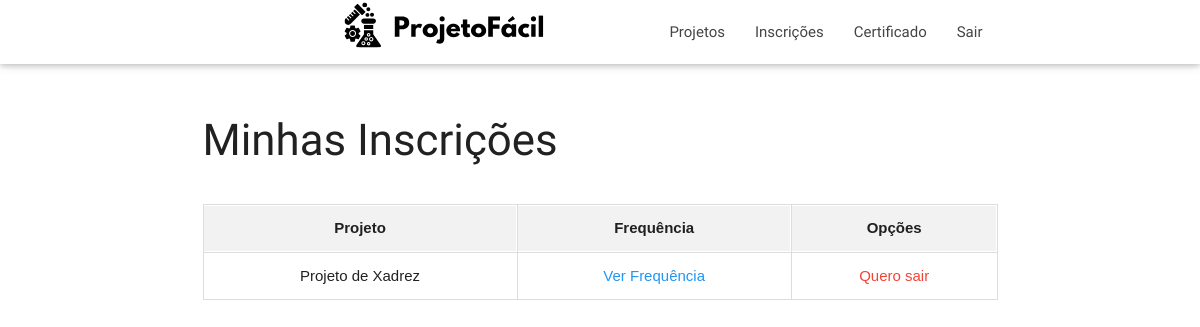
/Login/aluno/minhaInscricoes.php (signed in), run on an earlier commit of the app's database.
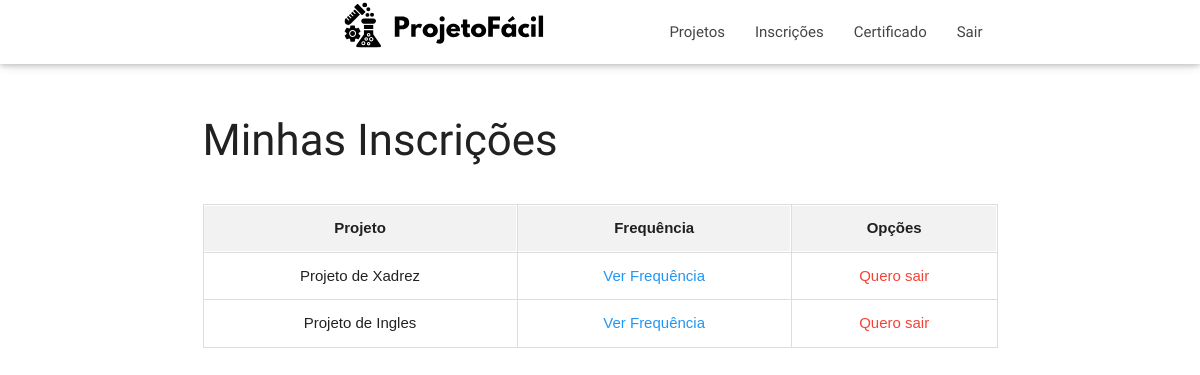
And on a later commit of the database.
### tables this page shows
CREATE TABLE IF NOT EXISTS `projeto` (
  `id_projeto` int NOT NULL AUTO_INCREMENT,
  `nome_projeto` varchar(255) DEFAULT NULL,
  `situacao` varchar(255) DEFAULT NULL,
  `fk_projeto_id_professor` int DEFAULT NULL,
  `data_finalizacao` date NOT NULL,
  `id_monitor` int NOT NULL,
  PRIMARY KEY (`id_projeto`),
  KEY `fk_projeto_id_professor` (`fk_projeto_id_professor`)
);

### conecta.php (called while the page is built, shortened)
<?php
function executarSQL($mysql, $sql)
{
    $resultado = mysqli_query($mysql, $sql);
    return $resultado;
}

### Login/aluno/minhaInscricoes.php (the view, shortened to what this page needs)
<?php
require_once "../../conecta.php";
$conexao = conectar();
$sql = "SELECT
            pro.id_projeto,
            pro.nome_projeto
        FROM usuario_projeto
        INNER JOIN projeto pro ON pro.id_projeto = fk_projeto_id_projeto
        WHERE fk_usuario_id_usuario = " . $_SESSION['usuario'][1];
$resultado = executarSQL($conexao, $sql);
$projetos = mysqli_fetch_all($resultado, MYSQLI_ASSOC);
?>
<!DOCTYPE html>
<html lang="pt-br">
<head>
    <link href="../../Style/css/materialize.min.css" type="text/css" rel="stylesheet" media="screen,projection" />
    <link href="../../Style/css/style.css" type="text/css" rel="stylesheet" media="screen,projection" />
</head>
<body>
<div id="navbar" class="navbar-fixed scrollspy">
        <nav class="white">
            <div class="nav-wrapper container">
                <div class="container">
                    <a class="brand-logo"><img src="../../Style/images/logo.svg" style="height: 50px;"></a>
                </div>
                <ul class="right hide-on-med-and-down">
                <li><a href="aluno.php" > Projetos</a></li>
                    <li><a href="minhaInscricoes.php">Inscrições</a></li>
                    <li><a href="../../certificadoAluno/inicioCertificado.php">Certificado</a></li>
                    <li><a href="../../index.php">Sair</a></li>
                </ul>
            </div>
        </nav>
    </div>
    <div class="container section scrollspy">
        <div class="section">
            <h3>Minhas Inscrições</h3>
            <div class="table-container">
                <table>
                    <tr>
                        <th>Projeto</th>
                        <th>Frequência</th>
                        <th>Opções</th>
                    </tr>
                    <?php
                    if (empty($projetos)) {
                        echo "<tr><td colspan='3'>Você não está inscrito em nenhum projeto.</td></tr>";
                    } else {
                        foreach ($projetos as $projeto) {
                            echo "<tr>";
                            echo "<td>" . $projeto['nome_projeto'] . "</td>";
                            echo '<td>
                                    <a href="frequencia.php?id_projeto=' . $projeto['id_projeto'] . '" class="blue-text">Ver Frequência</a>
                                  </td>';
                            echo '<td>
                                <form id="form-sair-' . $projeto['id_projeto'] . '" method="POST" style="display:inline;">
                                    <input type="hidden" name="id_projeto" value="' . $projeto['id_projeto'] . '">
                                    <a href="#" onclick="confirmarSaida(' . $projeto['id_projeto'] . ')" class="red-text">
                                        Quero sair
                                    </a>
                                </form>
                            </td>';
                            echo "</tr>";
                        }
                    }
                    ?>
                </table>
            </div>
        </div>
    </div>
</body>
</html>

What changed in the data, as far as the page shows it:
now on this page (row edited): projeto: nome_projeto "Projeto de Ingles"
